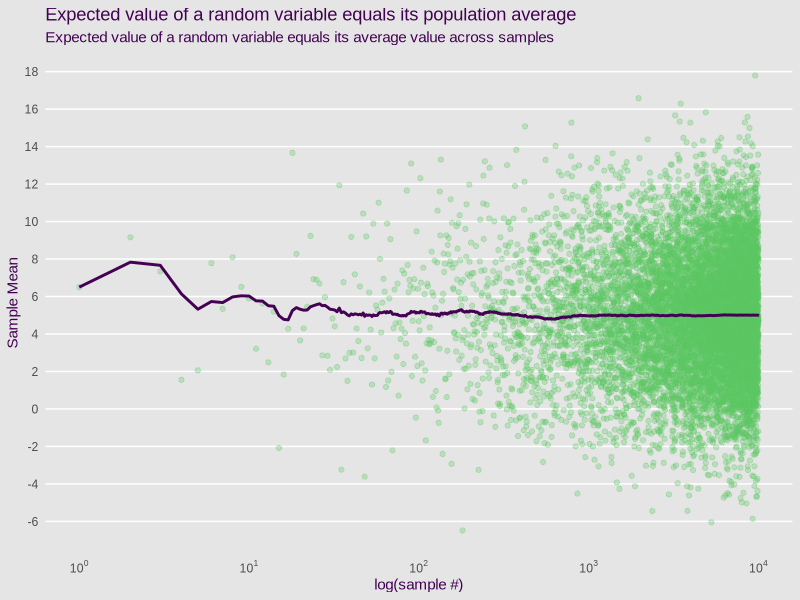
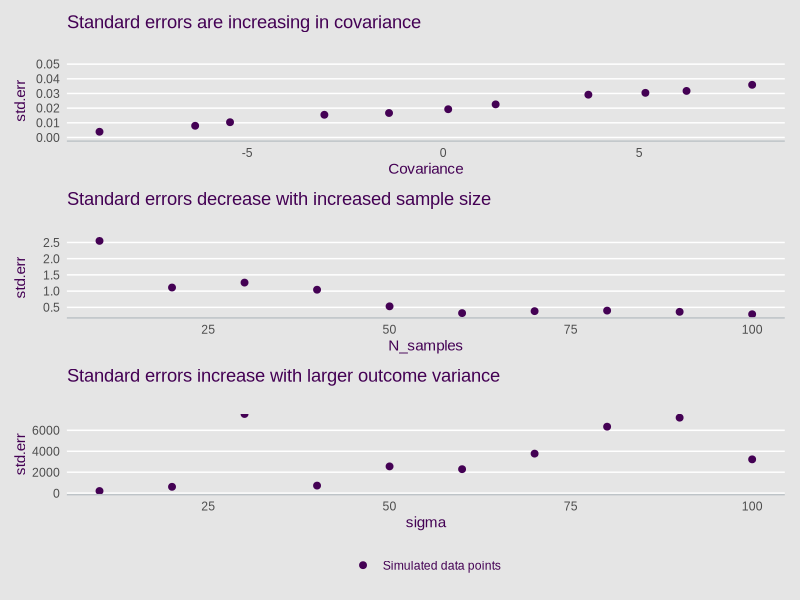
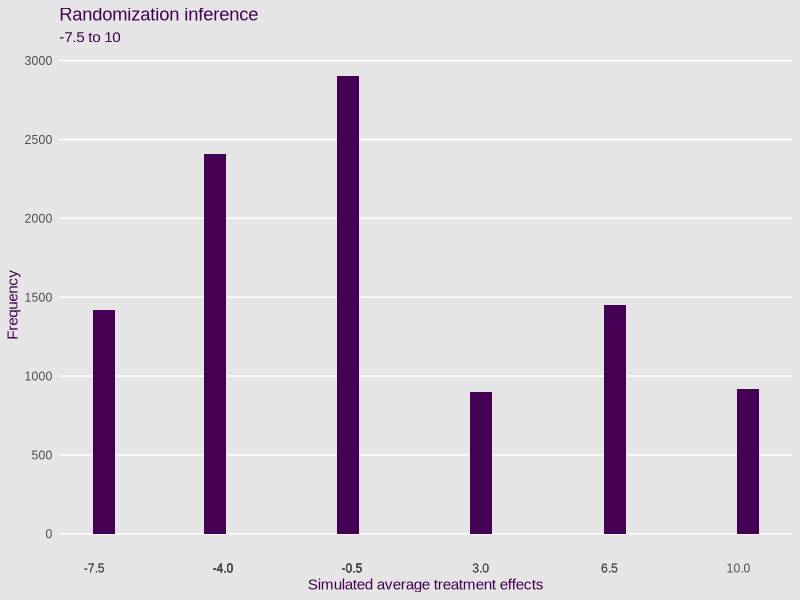

Generate these figures, in order, with R:
## ---- chunk 1
library(tidyverse)
library(patchwork)

theme_set(theme_minimal() +
  theme(panel.grid.major = element_blank(),
        panel.grid.minor = element_blank(),
        plot.background = element_rect(color = "transparent", fill = "grey90"),
        text = element_text(family = "Arial", color = viridis::viridis(1))))
  
## ---- chunk 2
df <- tibble(
  village = 1:7,
  yi0 = c(10, 15, 20, 20, 10, 15, 15),
  yi1 = c(15, 15, 30, 15, 20, 15, 30),
  treatment = c(1, 0,0,0,0,0,1),
  observed = ifelse(treatment == 0, yi0, yi1))
df
## ---- chunk 3
df %>%
  mutate(diff = yi1 - yi0) %>%
  summarise(ATE = mean(diff))
## ---- chunk 4
library(scales)
purrr::rerun(1e4, mean(rnorm(10, 5, 10))) %>% 
  as_vector() ->
  v

tibble(sample_mean = v,
       cumulative_mean = cummean(v)) %>% 
  mutate(sample = row_number()) %>% 
  ggplot(aes(x = sample, y = cumulative_mean, color = factor("Cumulative Mean"))) +
    geom_point(aes(y = sample_mean), color = viridis::viridis(5)[4], alpha = .3) +
    geom_line(size = 1, color = viridis::viridis(1)) +
  scale_color_manual(values = "black") +
  scale_x_log10(breaks = trans_breaks("log10", function(x) 10^x),
              labels = trans_format("log10", math_format(10^.x))) +
  scale_y_continuous(breaks = seq(-10, 20, 2)) +
  labs(title = "Expected value of a random variable equals its population average",
       subtitle = "Expected value of a random variable equals its average value across samples",
       x = "log(sample #)",
       y = "Sample Mean") +
  theme(panel.grid.major.y = element_line(color = "white"),
        legend.position = "bottom",
        legend.title = element_blank())
## ---- chunk 5
sum((df$yi1 - df$yi0)) / nrow(df)
## ---- chunk 6
sim <- function() {
  df_random <- tibble(
    village = 1:7,
    yi0 = df$yi0,
    yi1 = df$yi1,
    permutations = sample(village),
    observed = ifelse(permutations <= 3, yi1, yi0),
    treatment1 = ifelse(permutations <= 3, 1, 0),
    treatment0 = treatment1*-1 + 1)
 
  mean(df_random[df_random$treatment1 == 1,]$observed) -
    mean(df_random[df_random$treatment0 == 1,]$observed)
}

N<-5e3
mean(map_dbl(1:N, ~sim()))
## ---- chunk 7
tibble(
  "Observed ATE" =
    mean(df[df$treatment == 1,]$observed) - mean(df[df$treatment == 0,]$observed),
  "Treatment effect among treated" =
    mean(df[df$treatment == 1,]$yi1) - mean(df[df$treatment == 1,]$yi0),
  "Selection bias" =
    mean(df[df$treatment == 1,]$yi0) - mean(df[df$treatment == 0,]$yi0)
)
## ---- chunk 8
sim_potential_outcomes <- function(
  mu_1 = 15, # avg pi1
  mu_0 = 10, # avg pi0
  sigma_1 = 4, # std.dev pi1
  sigma_0 = 2, # std.dev pi0
  rho = .81,  # correlation between potential outcomes  
  N = 7) {
  
  # Set up covariance matrix
  Mus <- c(mu_1, mu_0)
  Sigmas <- c(sigma_0, sigma_1)
  Rho <- matrix(c(1, rho, rho, 1), nrow = 2)
  Sigma <- diag(Sigmas) %*% Rho %*% diag(Sigmas)
 
  # Generate potential outcomes
  df_sim <- as_tibble(MASS::mvrnorm(N, Mus, Sigma)) %>%
    set_names(c("Pi(1)", "Pi(0)"))
 
  # Assign random treatment
  df_sim$treatment <- sample(c(1,0), size = nrow(df_sim), replace = TRUE)
 
  # Calculate standard error
  stderr <- df_sim %>% 
    summarise(stderr =
                1/(n()-1) * (
                  (sum(treatment)*var(`Pi(0)`)/(n()-sum(treatment))) +
                    ((n()-sum(treatment))*var(`Pi(1)`))/sum(treatment) +
                    2 * cov(`Pi(0)`,`Pi(1)`))) %>%
    pull(stderr)
 
  c(Correlation = Rho,
    Covariance = cov(df_sim$`Pi(1)`, df_sim$`Pi(0)`),
    std.err = stderr)
}

map(seq(-1, 1, .2),
    ~sim_potential_outcomes(N = 1e3, rho = .x)) %>%
  reduce(rbind) %>%
  as_tibble() %>% 
ggplot(aes(Covariance, std.err, color = as.factor("Simulated data points"))) +
  geom_point(size = 2) +
  scale_y_continuous(breaks = seq(0, .05, .01), limits = c(0, .05)) +
  scale_color_viridis_d() +
  labs(title = "Standard errors are increasing in covariance",
       subtitle = "") +
  theme(panel.grid.major.y = element_line(color = "white"),
        legend.position="none",
        legend.title = element_blank(),
        axis.line.x.bottom = element_line(color = "#BDC3C7")) ->
  p1

N_samples <- seq(10, 100, 10)
map(N_samples,
    ~sim_potential_outcomes(N = .x)) %>%
  reduce(rbind) %>%
  as_tibble() %>%
  mutate(N_samples = N_samples) %>% 
ggplot(aes(N_samples, std.err, color = as.factor("Simulated data points"))) +
  geom_point(size = 2) +
  scale_color_viridis_d() +
  labs(title = "Standard errors decrease with increased sample size",
       subtitle = "") +
  theme(panel.grid.major.y = element_line(color = "white"),
        legend.position="none",
        legend.title = element_blank(),
        axis.line.x.bottom = element_line(color = "#BDC3C7")) ->
  p2

sigma <- seq(10, 100, 10)
map(sigma,
    ~sim_potential_outcomes(sigma_1 = .x, sigma_0 = .x)) %>%
  reduce(rbind) %>%
  as_tibble() %>%
  mutate(sigma = sigma) %>% 
ggplot(aes(sigma, std.err, color = as.factor("Simulated data points"))) +
  geom_point(size = 2) +
  scale_color_viridis_d() +
  labs(title = "Standard errors increase with larger outcome variance",
       subtitle = "") +
  theme(panel.grid.major.y = element_line(color = "white"),
        legend.position="bottom",
        legend.title = element_blank(),
        axis.line.x.bottom = element_line(color = "#BDC3C7")) ->
  p3

p1 / p2 / p3
## ---- chunk 9
df <- tibble(
  village = 1:7,
  outcome = c(15, 15, 20, 20, 10, 15, 30),
  treatment = c(1,0,0,0,0,0,1))
df
## ---- chunk 10
permutation_test <- function() {
  df %>% 
    mutate(ri = sample(treatment)) %>% 
    lm(outcome ~ ri, data = .) %>% 
    coef() %>% 
    magrittr::extract(2)
  }
simulations <- tibble(
  ate = as_vector(rerun(1e4, permutation_test())))

simulations %>% 
  ggplot(aes(ate)) +
    geom_histogram(fill = viridis::viridis(1)) +
    scale_x_continuous(breaks = unique(simulations$ate)) +
    scale_y_continuous(breaks = seq(0, 3000, 500)) +
    theme(panel.grid.major.y = element_line(color = "white")) +
    labs(title = "Randomization inference",
         subtitle = "-7.5 to 10",
         x = "Simulated average treatment effects",
         y = "Frequency")
## ---- chunk 11
paste("One sided p-value:", length(simulations$ate[simulations$ate >= 6.5])/1e4)
paste("Two sided p-value:", length(simulations$ate[abs(simulations$ate) >= 6.5])/1e4)
